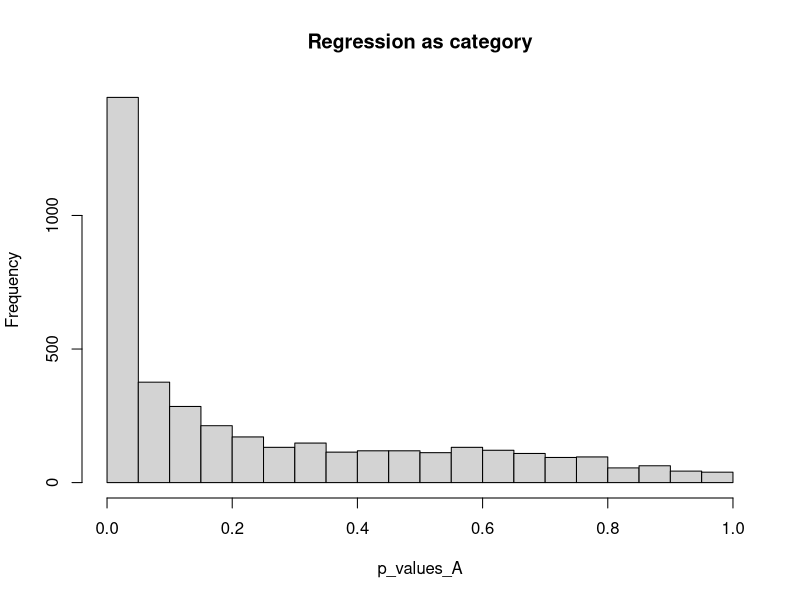
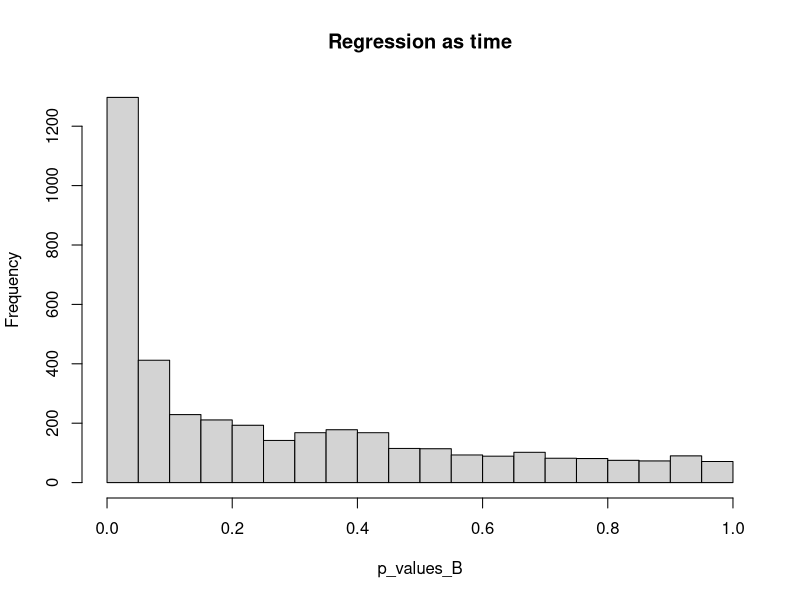
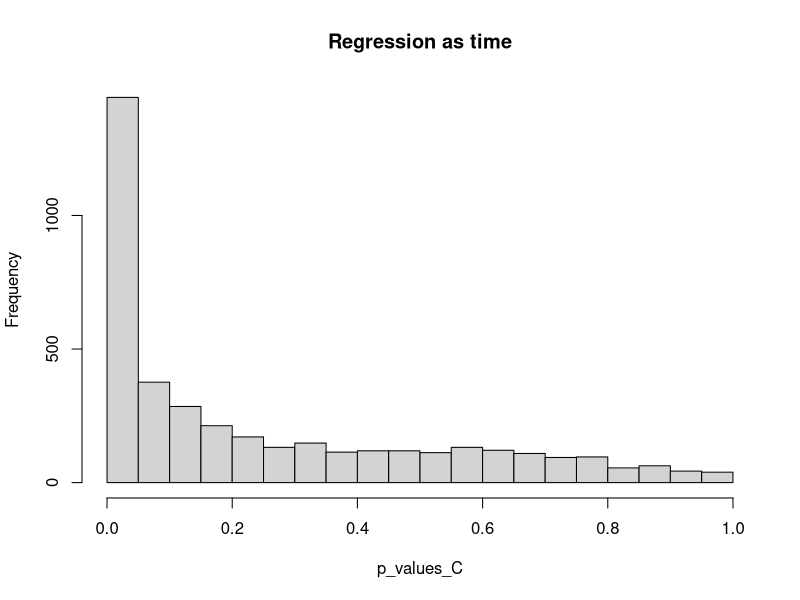
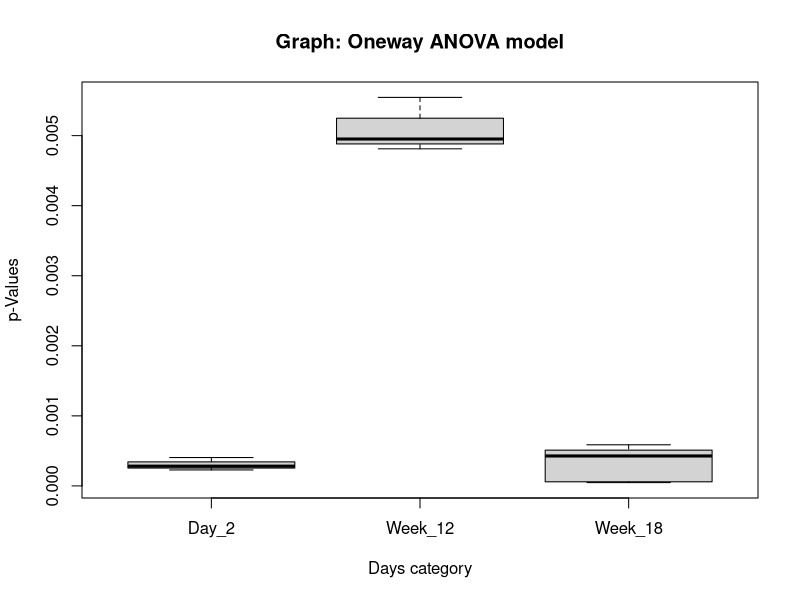
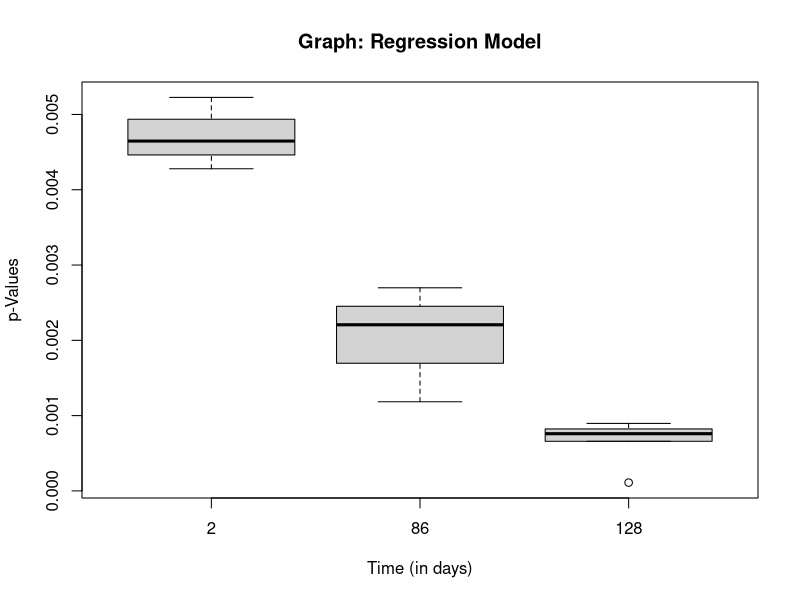
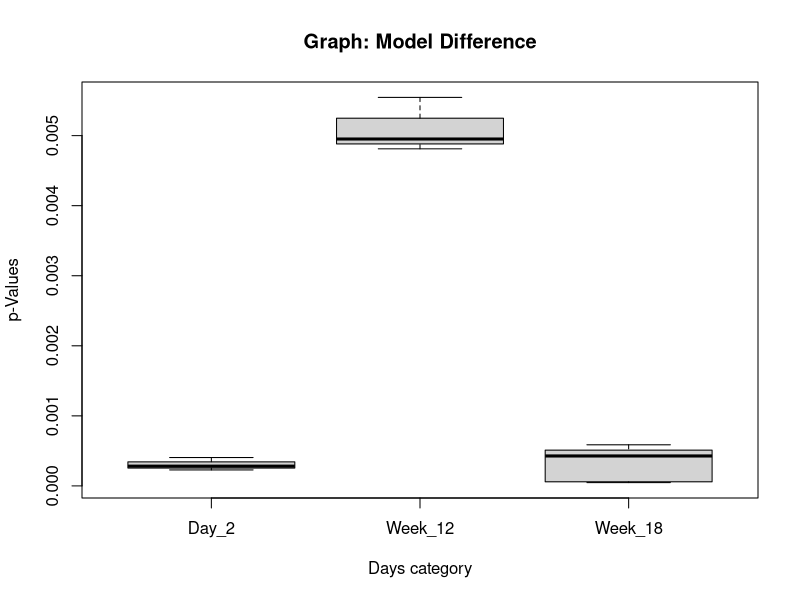

Write the R code that produced these figures, in order.
## ---- chunk 1
### LAB-06 ------------ part-A ----------------------------------------

myT<-read.table("data/longitdunalRNASeqData/nc101_scaff_dataCounts.txt",sep="\t",header=TRUE,row.names=1)

# remove rare genes
myT <- myT[ apply( myT,1, median)> 5,]

myTNorm <- myT
for ( i in 1:ncol(myT))
{
  colSum = sum(myT[,i])
  myTNorm[,i] =myTNorm[,i]/colSum
}

p_values_A = vector()

for (i in 1:nrow(myTNorm)) {
  
  Day_2 = as.numeric (myTNorm [i, 1:3])
  Week_12 = as.numeric(myTNorm[i, 4:6])
  Week_18 = as.numeric(myTNorm[i, 7:11])
  
  myData = c(Day_2, Week_12, Week_18)
  
  genotypes = c(rep('Day_2', length(Day_2)), rep('Week_12', length(Week_12)),
                rep('Week_18', length(Week_18)))
  genotypes = factor(genotypes)
  myLm = lm(myData ~ genotypes, x=TRUE)
  pVal = anova(myLm)$"Pr(>F)"[1]
  p_values_A[i] = pVal
}

hist(p_values_A, breaks = 25, main = 'Regression as category')
pValue_adj_A = p.adjust(p_values_A, method = 'BH')
paste('Significant #genes: ',sum(pValue_adj_A <= 0.05))
## ---- chunk 2
### LAB-06 ------------ part-B ----------------------------------------

p_values_B = vector()

for (i in 1:nrow(myTNorm)) {
  
  Day_2 = as.numeric (myTNorm [i, 1:3])
  Week_12 = as.numeric(myTNorm[i, 4:6])
  Week_18 = as.numeric(myTNorm[i, 7:11])
  
  myData = c(Day_2, Week_12, Week_18)
  
  genotypes = c(rep(2, length(Day_2)), rep(86, length(Week_12)),
                rep(128, length(Week_18)))
  myLm = lm(myData ~ genotypes, x=TRUE)
  pVal = anova(myLm)$"Pr(>F)"[1]
  p_values_B[i] = pVal
}

hist(p_values_B, breaks = 25, main = 'Regression as time')
pValue_adj_B = p.adjust(p_values_B, method = 'BH')
paste('Significant #genes: ',sum(pValue_adj_B <= 0.05))
## ---- chunk 3
### LAB-06 ------------ part-C ----------------------------------------

p_values_C = vector()

for (i in 1:nrow(myTNorm)) {
  
  Day_2 = as.numeric (myTNorm [i, 1:3])
  Week_12 = as.numeric(myTNorm[i, 4:6])
  Week_18 = as.numeric(myTNorm[i, 7:11])
  
  myData = c(Day_2, Week_12, Week_18)
  
  genotypes = c(rep('Day_2', length(Day_2)), rep('Week_12', length(Week_12)),
                rep('Week_18', length(Week_18)))
  genotypes = factor(genotypes)
  myLm = lm(myData ~ genotypes, x=TRUE)
  full_residuals = sum(residuals(myLm)^2)
  reduced_residuals = sum((myData - mean(myData))^2)
  myF = ((reduced_residuals - full_residuals)/(10-8)/(full_residuals/8))
  pVal = pf(myF,2,8, lower.tail = FALSE)
  p_values_C[i] = pVal
}

hist(p_values_C, breaks = 25, main = 'Regression as time')
pValue_adj_C = p.adjust(p_values_C, method = 'BH')
paste('Significant #genes: ',sum(pValue_adj_C <= 0.05))
## ---- chunk 4
### LAB-06 ------------ part-D ----------------------------------------

index = 1:length(p_values_A)
length(index)



genotypes_A_C = c(rep('Day_2', 3), rep('Week_12', 3),
              rep('Week_18', 5))
cats_A_C = factor(genotypes_A_C)
cats_B = c(rep(2, 3), rep(86, 3),
              rep(128, 5))

# box plotting graph for (A)
myFrame <- data.frame( index, p_values_A,p_values_B,p_values_C)
myFrame <- myFrame[ order(myFrame$p_values_A), ]
boxplot( as.numeric( myTNorm[ myFrame$index[1],]) ~ cats_A_C, main = 'Graph: Oneway ANOVA model', 
         xlab = 'Days category', ylab = 'p-Values')

# box plotting graph for (B)
myFrame <- data.frame( index, p_values_A,p_values_B,p_values_C)
myFrame <- myFrame[ order(myFrame$p_values_B), ]
boxplot( as.numeric( myTNorm[ myFrame$index[1],]) ~ cats_B, main = 'Graph: Regression Model', 
         xlab = 'Time (in days)', ylab = 'p-Values')

# box plotting graph for (C)
myFrame <- data.frame( index, p_values_A,p_values_B,p_values_C)
myFrame <- myFrame[ order(myFrame$p_values_C), ]
boxplot( as.numeric( myTNorm[ myFrame$index[1],]) ~ cats_A_C, main = 'Graph: Model Difference', 
         xlab = 'Days category', ylab = 'p-Values')
